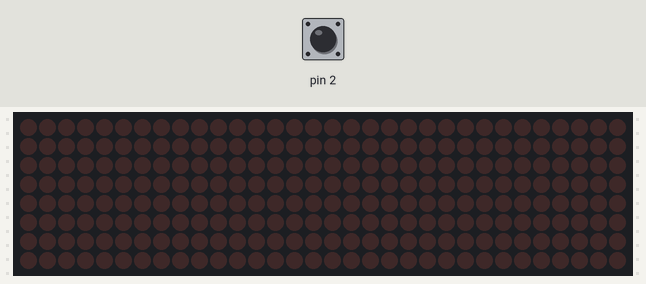
A sketch run on a simulated Arduino Uno, built with avr-gcc and run on an emulated ATmega328P. Parts: 32×8 LED matrix. The inputs (shaded band) are chosen by the test bench; at power-on: pin 2 HIGH.

Above: at 1.2 s.
1.3 s: pin 2 pulled LOW for 0.15 s
At 2.3 s:
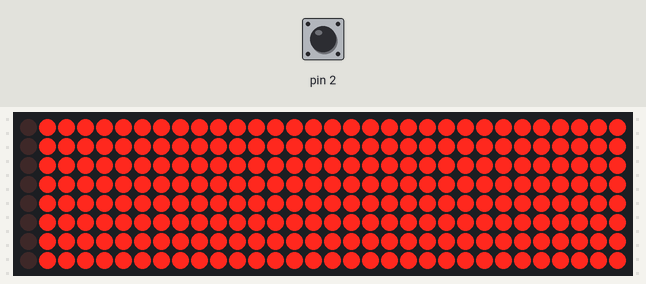
4.4 s: pin 2 pulled LOW for 1 s
At 7.3 s:
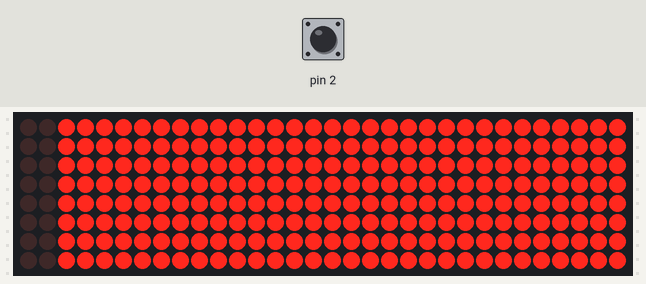
8.4 s: pin 2 pulled LOW for 3.2 s
At 12.5 s:
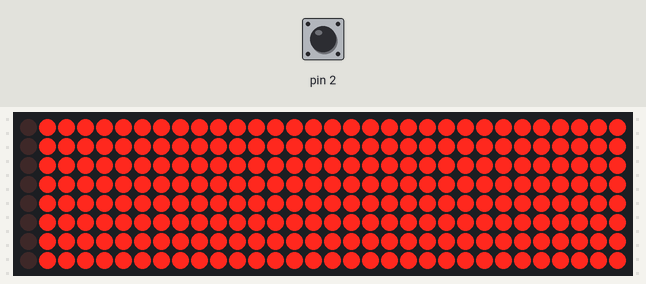
Timing chart, 0 to 14.0 s (numbered marks = the images above; inputs shaded):
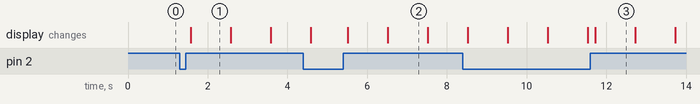

Measured:
- after the input at 1.3 s, the display: changes after 0.28 s (image 1)
- after the input at 4.4 s, the display: first differs from a run without the input after 1.1 s (image 2 shows a later state)
- after the input at 8.4 s, the display: first differs from a run without the input after 3.3 s (image 3)
- what the display in image 1 shows lasts 1.0 s, from 1.6 s to 2.6 s

The sketch:

ArduTimeKeeper.ino
```cpp
/*
 * Pitch time keeping sketch for countdown of 32s
 * Created by Luca Zimmermann
 * hannio.org
 * Used e.g. at Barcamp Hannover
 */

#include "LedControl.h"

/*
  Now we need a LedControl to work with.
 ***** These pin numbers will probably not work with your hardware *****
  pin 12 is connected to the DataIn
  pin 11 is connected to the CLK
  pin 10 is connected to LOAD
  We have only a single MAX72XX.
*/
LedControl lc = LedControl(12, 11, 10, 4);

volatile bool doRst = false;

void setup() {
  pinMode(2, INPUT_PULLUP);
  /*
    The MAX72XX is in power-saving mode on startup,
    we have to do a wakeup call
  */
  uint8_t devices = lc.getDeviceCount();
  for (uint8_t i = 0; i < devices; i++) {
    lc.shutdown(i, false);
    /* Set the brightness to a medium values */
    lc.setIntensity(i, 8);
    /* and clear the display */
    lc.clearDisplay(i);
  }
  attachInterrupt(digitalPinToInterrupt(2), rst, RISING);
}

void rst() {
  doRst = true;
}

// Delay time or abort if button pushed
void del(uint16_t tp) {
  uint32_t t = millis() + tp;
  while (!doRst && t > millis());
}

void writeArduinoOnMatrix() {
  // Count down all segments if button not pressed again
  for (uint8_t i = 0; i < 32 && !doRst; i++) {
    lc.setColumn(3 - i / 8, i % 8, 0);
    // Count down until the last 4 segments
    if (i < 28) {
      del(1000);
    } else {
      // Blink
      del(200);
      lc.setColumn(3 - i / 8, i % 8, 0xFF);
      del(200);
      lc.setColumn(3 - i / 8, i % 8, 0);
      del(200);
      lc.setColumn(3 - i / 8, i % 8, 0xFF);
      del(200);
      lc.setColumn(3 - i / 8, i % 8, 0);
      del(200);
    }
  }
}

void loop() {
  // Push button to start
  while (!doRst);
  doRst = false;
  for (uint8_t i = 0; i < 32; i++) {
    lc.setColumn(i / 8, 7 - i % 8, 0xFF);
  }
  writeArduinoOnMatrix();
}
```
